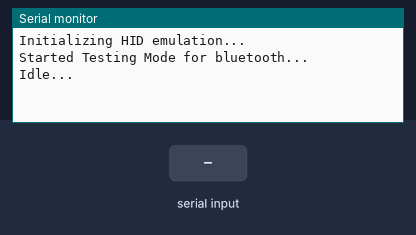
Simulated run of this sketch. Board: Arduino Leonardo, built with avr-gcc and run on an emulated ATmega32U4. Shown: the last lines printed to the serial monitor. The inputs (shaded band) are chosen by the test bench. USB keyboard and mouse output is not drawn.

Above: at 10.2 s.
10.3 s: "OK+LOST" received over the second serial link
At 10.7 s:
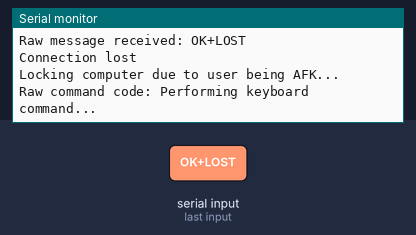
11.8 s: "OK+CONN" received over the second serial link
At 13.0 s:
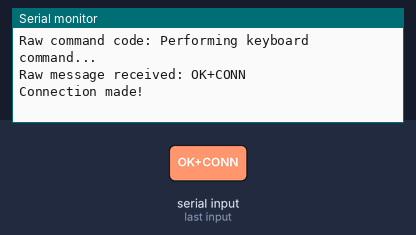
13.3 s: "www.jnhuamao.cn" received over the second serial link
At 14.5 s:
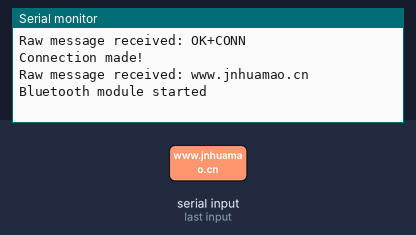
14.8 s: "90,45\n" received over the second serial link
At 15.2 s:
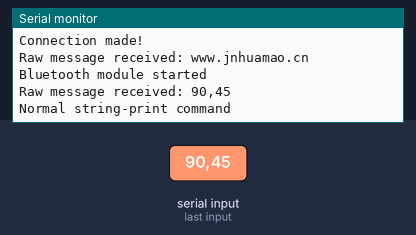
16.3 s: "5\n" received over the second serial link
At 17.5 s:
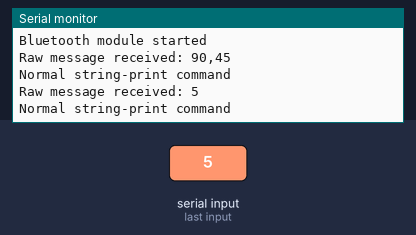

The sketch:

SoftDeckArduino.ino
```cpp
/*-------------------------------------------------------------

  SoftDeck


  -------------------------------------------------------------
*/


//-------------------------------------------------------------
// Includes
//-------------------------------------------------------------
#include "Keyboard.h"
#include "config.h"

//-------------------------------------------------------------
// Logic
//-------------------------------------------------------------
String readString = "";
unsigned long currentMillis = 0; // To store current time
unsigned long previousReceivedBufferedMessageMillis = 0; // To store last time character was received from buffer

//-------------------------------------------------------------
// Setup
//-------------------------------------------------------------
void setup()
{
  delay(6000); // Give Bluetooth module some time to initialize

  Serial.begin(arduinoSerialRate); // Open serial communications
  //while (!Serial);// FOR DEBUGGING ONLY. REMOVE FOR LIVE VERSION. Wait for serial port to connect. (Arduino will idle until serial communication is established)
  delay(500); // Let capacitors stabilize

  Serial.println("Welcome to Testing Bluetooth Sketch!");

  // Initialize Bluetooth
  initBluetooth();

  // Initialize HID emulation
  initHIDEmulation();

  Serial.println("Started Testing Mode for bluetooth...");
  Serial.println("Idle...");
}

//-------------------------------------------------------------
// Loop
//-------------------------------------------------------------
void loop()
{
  CheckIfMessageAvailable(); // Check if message available for bluetooth send/receive
}

//-------------------------------------------------------------
// initBluetooth
//-------------------------------------------------------------
void initBluetooth() {
  Serial.println("Initializing Bluetooth module...");
  delay(500); // Let capacitors stabilize
  Serial1.begin(bluetoothSerialRate); // set the data rate for the SoftwareSerial port connected to the bluetooth module
  delay(1000); // Let capacitors stabilize
  while (Serial1.available()) { // Throw out any start-messages
    Serial1.read(); // Dump serial
  }
  while (Serial.available()) { // Throw out any start-messages
    Serial.read(); // Dump serial
  }
  delay(500); // Let capacitors stabilize
} // End initBluetooth();

//-------------------------------------------------------------
// initHIDEmulation
//-------------------------------------------------------------
void initHIDEmulation() {
  Serial.println("List of modifier commands at: https://www.arduino.cc/en/Reference/KeyboardModifiers");
  Serial.println("Initializing HID emulation...");
  delay(500); // Let capacitors stabilize

  // initialize control over the keyboard:
  Keyboard.begin();
} // End initHIDEmulation();
```

Bluetooth.ino
```cpp
/**-------------------------------------------------------------
  CheckIfMessageAvailable()

  -------------------------------------------------------------
**/
void CheckIfMessageAvailable() {
  if (Serial1.available()) { // Received message from blueooth
    //Serial.println("Received message from bluetooth, starting to receive");
    readString += (char) Serial1.read(); // Save one byte from serial buffer
    currentMillis = millis(); // Update current time
    previousReceivedBufferedMessageMillis = millis(); // Update current time
    //Serial.println("Check if there are several characters and start receiving all of them");
    while (true) // A timeout function, which if it detects a new character then it continues reading, but if it reaches timeout it assumes there are no more messagse
    {
      currentMillis = millis(); // Update current time
      if (currentMillis - previousReceivedBufferedMessageMillis >= timeout) { // Timeout reached since last character, stop waiting for more
        //Serial.println("Timeout waiting for new characters, jumping out of while loop");
        break; // Break out of "while(true)"-loop
      }
      if (Serial1.available()) { // Check if there are any message available, then save
        //Serial.println("Saving next character");
        readString += (char) Serial1.read(); // Saves one byte from serial buffer
        previousReceivedBufferedMessageMillis = currentMillis; // Reset timeout start-point
      }
      //delay(1); // Some delay in between checks
      //Serial.println("Repeating loop again..."); // Great way to check how long time between receiving each character
    } // End while (true)
    Serial.print("Raw message received: ");
    Serial.println(readString); // print the message from bluetooth
    decodeMessage(readString); // Decode message
    readString = ""; // clean the buffer string for a new message
    Serial1.print(1); // send a "1" back to show that the message has been received and processed!
    //Serial.println("Finished receiving message!");
  } // End if (Serial1.available()) {{
  //Serial.println("Looping..."); // Looping diagnostic message
}
```

HID.ino
```cpp
// The supported Arduino modifiers
// From: https://www.arduino.cc/en/Reference/KeyboardModifiers
void decodeMessage(String message) {
  //Serial.println("Decoding message...");
  // Check if the message contains the command declaration at the start of the message

  if (message.startsWith("OK+LOST")) { // Message printed when connection is lost
    Serial.println("Connection lost");
    Serial.println("Locking computer due to user being AFK...");
    //Perform computer lock!
    char tempCommand = modifierProcessing("k4C3131"); // Press and hold Win-key
    Keyboard.press(tempCommand); // Perform the command
    delay(300);
    //tempCommand = modifierProcessing("d9D4l"); // press l key
    //Keyboard.write(tempCommand); // Perform the command
    Keyboard.print("l");
    delay(600);
    tempCommand = modifierProcessing("k7G8"); // Release-all-keys
    Keyboard.write(tempCommand); // Perform the command
  } else if (message.startsWith("OK+CONN")) { // Message printed when connection is made
    Serial.println("Connection made!");
  } else if (message.startsWith("www.jnhuamao.cn")) { // Boot message from HM-10 module, just catch and throw this out
    Serial.println("Bluetooth module started");
  } else if (message.startsWith(modifierPressCall)) { // Press command
    Serial.println("Press-and-release command");
    char tempCommand = modifierProcessing(message);
    Keyboard.write(tempCommand); // Perform the command
  } else if (message.startsWith(modifierPressHoldCall)) { // Press-hold command
    Serial.println("Press-and-hold command");
    char tempCommand = modifierProcessing(message);
    Keyboard.press(tempCommand); // Perform the command
  } else if (message.startsWith(modifierReleasePressHoldCall)) { // Release-all command
    Serial.println("Release-key command");
    char tempCommand = modifierProcessing(message);
    Keyboard.release(tempCommand); // Perform the command
  } else if (message.startsWith(modifierReleaseAllCall)) { // Release-all command
    Serial.println("Release-all-keys command");
    Keyboard.releaseAll();
  } else {
    Serial.println("Normal string-print command");
    Keyboard.print(message);
  }
}

char modifierProcessing(String messageCommmand) {
  // Cut out the message and convert the message to an int which is readable for keyboard function
  char tempCommand = (int)messageCommmand.substring(4).toInt();
  Serial.print("Raw command code: ");
  Serial.println("Performing keyboard command...");
  return tempCommand;
}
```

config.h
```cpp
/**-------------------------------------------------------------
  Basic configuration
  -------------------------------------------------------------
**/
// The configured serial rate of the bluetooth module
const int bluetoothSerialRate = 9600;

// Serial rate between computer and arduino
const int arduinoSerialRate = 9600;

// The delay between serial commands
const int delayBetweenATCommands = 1000;

// Timeout. Time before giving up on waiting for new character in buffer (milliseconds). With OnePlus 5T+Tinysine+9600baud, timeout= 10ms seems to work fine(could maybe go lower)
const long timeout = 5;


/**-------------------------------------------------------------
  HID configuration
  Important that each command is exactly a 4 character unique string!
  -------------------------------------------------------------
**/

// Macro press and release command. String to put in front of each text which is wished to be declared a command and NOT a text
const String modifierPressCall = "d9D4";

// Macro press-hold command. String to put in front of each text which is wished to be declared a command and NOT a text
const String modifierPressHoldCall = "k4C3";

// Macro release-hold command. String to put in front of each text which is wished to be declared a command and NOT a text
const String modifierReleasePressHoldCall = "K0t4";

// Macro release-all-hold command.
const String modifierReleaseAllCall = "k7G8";
```

Measured:
- after the input at 10.3 s, the serial monitor: prints a new line at once (image 1)
- after the input at 11.8 s, the serial monitor: prints a new line at once (image 2)
- after the input at 13.3 s, the serial monitor: prints a new line at once (image 3)
- after the input at 14.8 s, the serial monitor: prints a new line at once (image 4)
- after the input at 16.3 s, the serial monitor: prints a new line at once (image 5)
